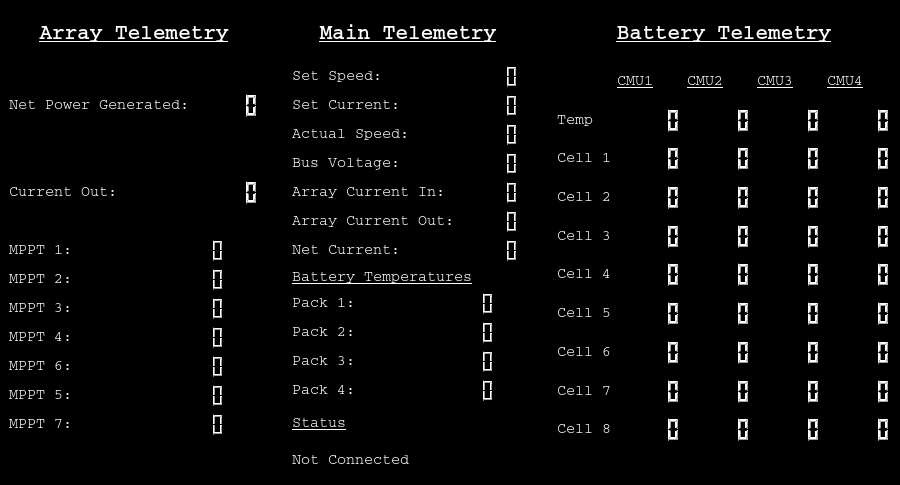
<?xml version="1.0" encoding="UTF-8"?>
<ui version="4.0">
 <class>SolarCarTestUI</class>
 <widget class="QMainWindow" name="SolarCarTestUI">
  <property name="geometry">
   <rect>
    <x>0</x>
    <y>0</y>
    <width>900</width>
    <height>485</height>
   </rect>
  </property>
  <property name="sizePolicy">
   <sizepolicy hsizetype="Preferred" vsizetype="Preferred">
    <horstretch>0</horstretch>
    <verstretch>0</verstretch>
   </sizepolicy>
  </property>
  <property name="minimumSize">
   <size>
    <width>0</width>
    <height>0</height>
   </size>
  </property>
  <property name="maximumSize">
   <size>
    <width>100000</width>
    <height>100000</height>
   </size>
  </property>
  <property name="windowTitle">
   <string>Solar Car Test UI</string>
  </property>
  <property name="windowIcon">
   <iconset>
    <normaloff>:/SolarCarTestUI/Resources/Solar Car Team Icon.ico</normaloff>:/SolarCarTestUI/Resources/Solar Car Team Icon.ico</iconset>
  </property>
  <property name="autoFillBackground">
   <bool>false</bool>
  </property>
  <property name="styleSheet">
   <string notr="true">background-color: black;
color: white;</string>
  </property>
  <widget class="QWidget" name="centralwidget">
   <property name="sizePolicy">
    <sizepolicy hsizetype="Preferred" vsizetype="Preferred">
     <horstretch>0</horstretch>
     <verstretch>0</verstretch>
    </sizepolicy>
   </property>
   <layout class="QGridLayout" name="gridLayout_2">
    <item row="1" column="0">
     <layout class="QHBoxLayout" name="horizontalLayout">
      <item>
       <layout class="QVBoxLayout" name="ArrayTelemetryLayout">
        <item>
         <widget class="QLabel" name="arrayTelemetryHeader">
          <property name="sizePolicy">
           <sizepolicy hsizetype="Preferred" vsizetype="Fixed">
            <horstretch>0</horstretch>
            <verstretch>0</verstretch>
           </sizepolicy>
          </property>
          <property name="minimumSize">
           <size>
            <width>0</width>
            <height>50</height>
           </size>
          </property>
          <property name="font">
           <font>
            <family>Courier</family>
           </font>
          </property>
          <property name="text">
           <string>&lt;html&gt;&lt;head/&gt;&lt;body&gt;&lt;p align=&quot;center&quot;&gt;&lt;span style=&quot; font-size:16pt; font-weight:600; text-decoration: underline;&quot;&gt;Array Telemetry&lt;/span&gt;&lt;/p&gt;&lt;/body&gt;&lt;/html&gt;</string>
          </property>
         </widget>
        </item>
        <item>
         <layout class="QGridLayout" name="ArrayLayout">
          <item row="1" column="0">
           <widget class="QLabel" name="currentOutHeader">
            <property name="font">
             <font>
              <family>Courier</family>
             </font>
            </property>
            <property name="text">
             <string>&lt;html&gt;&lt;head/&gt;&lt;body&gt;&lt;p&gt;&lt;span style=&quot; font-size:11pt;&quot;&gt;Current Out:&lt;/span&gt;&lt;/p&gt;&lt;/body&gt;&lt;/html&gt;</string>
            </property>
           </widget>
          </item>
          <item row="0" column="0">
           <widget class="QLabel" name="netPowerGeneratedHeader">
            <property name="font">
             <font>
              <family>Courier</family>
             </font>
            </property>
            <property name="text">
             <string>&lt;html&gt;&lt;head/&gt;&lt;body&gt;&lt;p&gt;&lt;span style=&quot; font-size:11pt;&quot;&gt;Net Power Generated:&lt;/span&gt;&lt;/p&gt;&lt;/body&gt;&lt;/html&gt;</string>
            </property>
           </widget>
          </item>
          <item row="0" column="1">
           <widget class="QLCDNumber" name="netPowerGeneratedValue">
            <property name="font">
             <font>
              <family>Courier</family>
             </font>
            </property>
           </widget>
          </item>
          <item row="1" column="1">
           <widget class="QLCDNumber" name="currentOutValue">
            <property name="font">
             <font>
              <family>Courier</family>
             </font>
            </property>
           </widget>
          </item>
         </layout>
        </item>
        <item>
         <layout class="QGridLayout" name="MPPTLayout">
          <item row="2" column="0">
           <widget class="QLabel" name="MPPT3Header">
            <property name="font">
             <font>
              <family>Courier</family>
             </font>
            </property>
            <property name="text">
             <string>&lt;html&gt;&lt;head/&gt;&lt;body&gt;&lt;p&gt;&lt;span style=&quot; font-size:11pt;&quot;&gt;MPPT 3:&lt;/span&gt;&lt;/p&gt;&lt;/body&gt;&lt;/html&gt;</string>
            </property>
           </widget>
          </item>
          <item row="3" column="1">
           <widget class="QLCDNumber" name="mppt4Value">
            <property name="font">
             <font>
              <family>Courier</family>
             </font>
            </property>
           </widget>
          </item>
          <item row="1" column="1">
           <widget class="QLCDNumber" name="mppt2Value">
            <property name="font">
             <font>
              <family>Courier</family>
             </font>
            </property>
           </widget>
          </item>
          <item row="3" column="0">
           <widget class="QLabel" name="MPPT4Header">
            <property name="font">
             <font>
              <family>Courier</family>
             </font>
            </property>
            <property name="text">
             <string>&lt;html&gt;&lt;head/&gt;&lt;body&gt;&lt;p&gt;&lt;span style=&quot; font-size:11pt;&quot;&gt;MPPT 4:&lt;/span&gt;&lt;/p&gt;&lt;/body&gt;&lt;/html&gt;</string>
            </property>
           </widget>
          </item>
          <item row="0" column="1">
           <widget class="QLCDNumber" name="mppt1Value">
            <property name="font">
             <font>
              <family>Courier</family>
             </font>
            </property>
           </widget>
          </item>
          <item row="4" column="0">
           <widget class="QLabel" name="MPPT6Header">
            <property name="font">
             <font>
              <family>Courier</family>
             </font>
            </property>
            <property name="text">
             <string>&lt;html&gt;&lt;head/&gt;&lt;body&gt;&lt;p&gt;&lt;span style=&quot; font-size:11pt;&quot;&gt;MPPT 6:&lt;/span&gt;&lt;/p&gt;&lt;/body&gt;&lt;/html&gt;</string>
            </property>
           </widget>
          </item>
          <item row="0" column="0">
           <widget class="QLabel" name="MPPT1Header">
            <property name="font">
             <font>
              <family>Courier</family>
             </font>
            </property>
            <property name="text">
             <string>&lt;html&gt;&lt;head/&gt;&lt;body&gt;&lt;p&gt;&lt;span style=&quot; font-size:11pt;&quot;&gt;MPPT 1:&lt;/span&gt;&lt;/p&gt;&lt;/body&gt;&lt;/html&gt;</string>
            </property>
           </widget>
          </item>
          <item row="1" column="0">
           <widget class="QLabel" name="MPPT2Header">
            <property name="font">
             <font>
              <family>Courier</family>
             </font>
            </property>
            <property name="text">
             <string>&lt;html&gt;&lt;head/&gt;&lt;body&gt;&lt;p&gt;&lt;span style=&quot; font-size:11pt;&quot;&gt;MPPT 2:&lt;/span&gt;&lt;/p&gt;&lt;/body&gt;&lt;/html&gt;</string>
            </property>
           </widget>
          </item>
          <item row="4" column="1">
           <widget class="QLCDNumber" name="mppt6Value">
            <property name="font">
             <font>
              <family>Courier</family>
             </font>
            </property>
           </widget>
          </item>
          <item row="6" column="0">
           <widget class="QLabel" name="MPPT7Header">
            <property name="font">
             <font>
              <family>Courier</family>
             </font>
            </property>
            <property name="text">
             <string>&lt;html&gt;&lt;head/&gt;&lt;body&gt;&lt;p&gt;&lt;span style=&quot; font-size:11pt;&quot;&gt;MPPT 7:&lt;/span&gt;&lt;/p&gt;&lt;/body&gt;&lt;/html&gt;</string>
            </property>
           </widget>
          </item>
          <item row="6" column="1">
           <widget class="QLCDNumber" name="MPPT7Value">
            <property name="font">
             <font>
              <family>Courier</family>
             </font>
            </property>
           </widget>
          </item>
          <item row="5" column="1">
           <widget class="QLCDNumber" name="mppt5Value">
            <property name="font">
             <font>
              <family>Courier</family>
             </font>
            </property>
           </widget>
          </item>
          <item row="2" column="1">
           <widget class="QLCDNumber" name="mppt3Value">
            <property name="font">
             <font>
              <family>Courier</family>
             </font>
            </property>
           </widget>
          </item>
          <item row="5" column="0">
           <widget class="QLabel" name="MPPT5Header">
            <property name="font">
             <font>
              <family>Courier</family>
             </font>
            </property>
            <property name="text">
             <string>&lt;html&gt;&lt;head/&gt;&lt;body&gt;&lt;p&gt;&lt;span style=&quot; font-size:11pt;&quot;&gt;MPPT 5:&lt;/span&gt;&lt;/p&gt;&lt;/body&gt;&lt;/html&gt;</string>
            </property>
           </widget>
          </item>
         </layout>
        </item>
        <item>
         <spacer name="verticalSpacer">
          <property name="font">
           <font>
            <family>Courier</family>
           </font>
          </property>
          <property name="orientation">
           <enum>Qt::Vertical</enum>
          </property>
          <property name="sizeType">
           <enum>QSizePolicy::Minimum</enum>
          </property>
          <property name="sizeHint" stdset="0">
           <size>
            <width>20</width>
            <height>40</height>
           </size>
          </property>
         </spacer>
        </item>
       </layout>
      </item>
      <item>
       <spacer name="horizontalSpacer">
        <property name="font">
         <font>
          <family>Courier</family>
         </font>
        </property>
        <property name="orientation">
         <enum>Qt::Horizontal</enum>
        </property>
        <property name="sizeHint" stdset="0">
         <size>
          <width>40</width>
          <height>20</height>
         </size>
        </property>
       </spacer>
      </item>
      <item>
       <layout class="QVBoxLayout" name="MaintelemetryLayout">
        <item>
         <widget class="QLabel" name="mainTelemetryHeader">
          <property name="sizePolicy">
           <sizepolicy hsizetype="Preferred" vsizetype="Fixed">
            <horstretch>0</horstretch>
            <verstretch>0</verstretch>
           </sizepolicy>
          </property>
          <property name="minimumSize">
           <size>
            <width>0</width>
            <height>50</height>
           </size>
          </property>
          <property name="font">
           <font>
            <family>Courier</family>
           </font>
          </property>
          <property name="text">
           <string>&lt;html&gt;&lt;head/&gt;&lt;body&gt;&lt;p align=&quot;center&quot;&gt;&lt;span style=&quot; font-size:16pt; font-weight:600; text-decoration: underline;&quot;&gt;Main Telemetry&lt;/span&gt;&lt;/p&gt;&lt;/body&gt;&lt;/html&gt;</string>
          </property>
         </widget>
        </item>
        <item>
         <layout class="QGridLayout" name="mainLayout">
          <item row="1" column="1">
           <widget class="QLCDNumber" name="driverSetCurrentValue">
            <property name="font">
             <font>
              <family>Courier</family>
             </font>
            </property>
           </widget>
          </item>
          <item row="0" column="1">
           <widget class="QLCDNumber" name="driverSetSpeedValue">
            <property name="font">
             <font>
              <family>Courier</family>
             </font>
            </property>
           </widget>
          </item>
          <item row="1" column="0">
           <widget class="QLabel" name="setCurrentHeader">
            <property name="font">
             <font>
              <family>Courier</family>
             </font>
            </property>
            <property name="text">
             <string>&lt;html&gt;&lt;head/&gt;&lt;body&gt;&lt;p&gt;&lt;span style=&quot; font-size:11pt;&quot;&gt;Set Current:&lt;/span&gt;&lt;/p&gt;&lt;/body&gt;&lt;/html&gt;</string>
            </property>
           </widget>
          </item>
          <item row="5" column="0">
           <widget class="QLabel" name="arrayCurrentOutHeader">
            <property name="font">
             <font>
              <family>Courier</family>
             </font>
            </property>
            <property name="text">
             <string>&lt;html&gt;&lt;head/&gt;&lt;body&gt;&lt;p&gt;&lt;span style=&quot; font-size:11pt;&quot;&gt;Array Current Out:&lt;/span&gt;&lt;/p&gt;&lt;/body&gt;&lt;/html&gt;</string>
            </property>
           </widget>
          </item>
          <item row="5" column="1">
           <widget class="QLCDNumber" name="arrayCurrentOutValue">
            <property name="font">
             <font>
              <family>Courier</family>
             </font>
            </property>
           </widget>
          </item>
          <item row="6" column="0">
           <widget class="QLabel" name="netCurrentHeader">
            <property name="font">
             <font>
              <family>Courier</family>
             </font>
            </property>
            <property name="text">
             <string>&lt;html&gt;&lt;head/&gt;&lt;body&gt;&lt;p&gt;&lt;span style=&quot; font-size:11pt;&quot;&gt;Net Current:&lt;/span&gt;&lt;/p&gt;&lt;/body&gt;&lt;/html&gt;</string>
            </property>
           </widget>
          </item>
          <item row="6" column="1">
           <widget class="QLCDNumber" name="netCurrentValue">
            <property name="font">
             <font>
              <family>Courier</family>
             </font>
            </property>
           </widget>
          </item>
          <item row="4" column="1">
           <widget class="QLCDNumber" name="arrayCurrentInValue">
            <property name="font">
             <font>
              <family>Courier</family>
             </font>
            </property>
           </widget>
          </item>
          <item row="3" column="0">
           <widget class="QLabel" name="busVoltageHeader">
            <property name="font">
             <font>
              <family>Courier</family>
             </font>
            </property>
            <property name="text">
             <string>&lt;html&gt;&lt;head/&gt;&lt;body&gt;&lt;p&gt;&lt;span style=&quot; font-size:11pt;&quot;&gt;Bus Voltage:&lt;/span&gt;&lt;/p&gt;&lt;/body&gt;&lt;/html&gt;</string>
            </property>
           </widget>
          </item>
          <item row="3" column="1">
           <widget class="QLCDNumber" name="busVoltageValue">
            <property name="font">
             <font>
              <family>Courier</family>
             </font>
            </property>
           </widget>
          </item>
          <item row="2" column="1">
           <widget class="QLCDNumber" name="vehicleVelocityKphValue">
            <property name="font">
             <font>
              <family>Courier</family>
             </font>
            </property>
           </widget>
          </item>
          <item row="4" column="0">
           <widget class="QLabel" name="arrayCurrentInHeader">
            <property name="font">
             <font>
              <family>Courier</family>
             </font>
            </property>
            <property name="text">
             <string>&lt;html&gt;&lt;head/&gt;&lt;body&gt;&lt;p&gt;&lt;span style=&quot; font-size:11pt;&quot;&gt;Array Current In:&lt;/span&gt;&lt;/p&gt;&lt;/body&gt;&lt;/html&gt;</string>
            </property>
           </widget>
          </item>
          <item row="0" column="0">
           <widget class="QLabel" name="setSpeedHeader">
            <property name="font">
             <font>
              <family>Courier</family>
             </font>
            </property>
            <property name="text">
             <string>&lt;html&gt;&lt;head/&gt;&lt;body&gt;&lt;p&gt;&lt;span style=&quot; font-size:11pt;&quot;&gt;Set Speed:&lt;/span&gt;&lt;/p&gt;&lt;/body&gt;&lt;/html&gt;</string>
            </property>
           </widget>
          </item>
          <item row="2" column="0">
           <widget class="QLabel" name="actualSpeedHeader">
            <property name="font">
             <font>
              <family>Courier</family>
             </font>
            </property>
            <property name="text">
             <string>&lt;html&gt;&lt;head/&gt;&lt;body&gt;&lt;p&gt;&lt;span style=&quot; font-size:11pt;&quot;&gt;Actual Speed:&lt;/span&gt;&lt;/p&gt;&lt;/body&gt;&lt;/html&gt;</string>
            </property>
           </widget>
          </item>
         </layout>
        </item>
        <item>
         <layout class="QVBoxLayout" name="BatteryTemperaturesLayout">
          <item>
           <widget class="QLabel" name="batteryTemperaturesHeader">
            <property name="font">
             <font>
              <family>Courier</family>
             </font>
            </property>
            <property name="text">
             <string>&lt;html&gt;&lt;head/&gt;&lt;body&gt;&lt;p&gt;&lt;span style=&quot; font-size:11pt; text-decoration: underline;&quot;&gt;Battery Temperatures&lt;/span&gt;&lt;/p&gt;&lt;/body&gt;&lt;/html&gt;</string>
            </property>
           </widget>
          </item>
          <item>
           <layout class="QGridLayout" name="PackLayouts">
            <item row="0" column="1">
             <widget class="QLCDNumber" name="mod0PcbTemperatureValue">
              <property name="font">
               <font>
                <family>Courier</family>
               </font>
              </property>
             </widget>
            </item>
            <item row="3" column="1">
             <widget class="QLCDNumber" name="mod4PcbTemperatureValue">
              <property name="font">
               <font>
                <family>Courier</family>
               </font>
              </property>
             </widget>
            </item>
            <item row="1" column="1">
             <widget class="QLCDNumber" name="mod1PcbTemperatureValue">
              <property name="font">
               <font>
                <family>Courier</family>
               </font>
              </property>
             </widget>
            </item>
            <item row="0" column="0">
             <widget class="QLabel" name="pack1Header">
              <property name="font">
               <font>
                <family>Courier</family>
               </font>
              </property>
              <property name="text">
               <string>&lt;html&gt;&lt;head/&gt;&lt;body&gt;&lt;p&gt;&lt;span style=&quot; font-size:11pt;&quot;&gt;Pack 1:&lt;/span&gt;&lt;/p&gt;&lt;/body&gt;&lt;/html&gt;</string>
              </property>
             </widget>
            </item>
            <item row="2" column="1">
             <widget class="QLCDNumber" name="mod3PcbTemperatureValue">
              <property name="font">
               <font>
                <family>Courier</family>
               </font>
              </property>
             </widget>
            </item>
            <item row="1" column="0">
             <widget class="QLabel" name="pack2Header">
              <property name="font">
               <font>
                <family>Courier</family>
               </font>
              </property>
              <property name="text">
               <string>&lt;html&gt;&lt;head/&gt;&lt;body&gt;&lt;p&gt;&lt;span style=&quot; font-size:11pt;&quot;&gt;Pack 2:&lt;/span&gt;&lt;/p&gt;&lt;/body&gt;&lt;/html&gt;</string>
              </property>
             </widget>
            </item>
            <item row="2" column="0">
             <widget class="QLabel" name="pack3Header">
              <property name="font">
               <font>
                <family>Courier</family>
               </font>
              </property>
              <property name="text">
               <string>&lt;html&gt;&lt;head/&gt;&lt;body&gt;&lt;p&gt;&lt;span style=&quot; font-size:11pt;&quot;&gt;Pack 3:&lt;/span&gt;&lt;/p&gt;&lt;/body&gt;&lt;/html&gt;</string>
              </property>
             </widget>
            </item>
            <item row="3" column="0">
             <widget class="QLabel" name="pack4Header">
              <property name="font">
               <font>
                <family>Courier</family>
               </font>
              </property>
              <property name="text">
               <string>&lt;html&gt;&lt;head/&gt;&lt;body&gt;&lt;p&gt;&lt;span style=&quot; font-size:11pt;&quot;&gt;Pack 4:&lt;/span&gt;&lt;/p&gt;&lt;/body&gt;&lt;/html&gt;</string>
              </property>
             </widget>
            </item>
           </layout>
          </item>
         </layout>
        </item>
        <item>
         <layout class="QVBoxLayout" name="StatusLayout">
          <item>
           <widget class="QLabel" name="pack4Header_2">
            <property name="font">
             <font>
              <family>Courier</family>
             </font>
            </property>
            <property name="text">
             <string>&lt;html&gt;&lt;head/&gt;&lt;body&gt;&lt;p&gt;&lt;span style=&quot; font-size:11pt; text-decoration: underline;&quot;&gt;Status&lt;/span&gt;&lt;/p&gt;&lt;/body&gt;&lt;/html&gt;</string>
            </property>
           </widget>
          </item>
          <item>
           <widget class="QLabel" name="mainStatus">
            <property name="font">
             <font>
              <family>Courier</family>
             </font>
            </property>
            <property name="text">
             <string>&lt;html&gt;&lt;head/&gt;&lt;body&gt;&lt;p&gt;&lt;span style=&quot; font-size:11pt;&quot;&gt;Not Connected&lt;/span&gt;&lt;/p&gt;&lt;/body&gt;&lt;/html&gt;</string>
            </property>
           </widget>
          </item>
         </layout>
        </item>
       </layout>
      </item>
      <item>
       <spacer name="horizontalSpacer_2">
        <property name="font">
         <font>
          <family>Courier</family>
         </font>
        </property>
        <property name="orientation">
         <enum>Qt::Horizontal</enum>
        </property>
        <property name="sizeHint" stdset="0">
         <size>
          <width>40</width>
          <height>20</height>
         </size>
        </property>
       </spacer>
      </item>
      <item>
       <layout class="QVBoxLayout" name="BatteryTelemetryLayout">
        <item>
         <widget class="QLabel" name="batteryTelemetryHeader">
          <property name="sizePolicy">
           <sizepolicy hsizetype="Preferred" vsizetype="Fixed">
            <horstretch>0</horstretch>
            <verstretch>0</verstretch>
           </sizepolicy>
          </property>
          <property name="minimumSize">
           <size>
            <width>50</width>
            <height>50</height>
           </size>
          </property>
          <property name="font">
           <font>
            <family>Courier</family>
           </font>
          </property>
          <property name="text">
           <string>&lt;html&gt;&lt;head/&gt;&lt;body&gt;&lt;p align=&quot;center&quot;&gt;&lt;span style=&quot; font-size:16pt; font-weight:600; text-decoration: underline;&quot;&gt;Battery Telemetry&lt;/span&gt;&lt;/p&gt;&lt;/body&gt;&lt;/html&gt;</string>
          </property>
         </widget>
        </item>
        <item>
         <layout class="QGridLayout" name="CMULayout">
          <item row="5" column="4">
           <widget class="QLCDNumber" name="mod3CellVoltage3Value">
            <property name="font">
             <font>
              <family>Courier</family>
             </font>
            </property>
           </widget>
          </item>
          <item row="1" column="2">
           <widget class="QLCDNumber" name="mod1PcbTemperatureGridValue">
            <property name="font">
             <font>
              <family>Courier</family>
             </font>
            </property>
           </widget>
          </item>
          <item row="2" column="0">
           <widget class="QLabel" name="Cell1Header">
            <property name="font">
             <font>
              <family>Courier</family>
             </font>
            </property>
            <property name="text">
             <string>&lt;html&gt;&lt;head/&gt;&lt;body&gt;&lt;p&gt;&lt;span style=&quot; font-size:11pt;&quot;&gt;Cell 1&lt;/span&gt;&lt;/p&gt;&lt;/body&gt;&lt;/html&gt;</string>
            </property>
           </widget>
          </item>
          <item row="0" column="4">
           <widget class="QLabel" name="cmu4Header">
            <property name="font">
             <font>
              <family>Courier</family>
             </font>
            </property>
            <property name="text">
             <string>&lt;html&gt;&lt;head/&gt;&lt;body&gt;&lt;p&gt;&lt;span style=&quot; font-size:11pt; text-decoration: underline;&quot;&gt;CMU4&lt;/span&gt;&lt;/p&gt;&lt;/body&gt;&lt;/html&gt;</string>
            </property>
           </widget>
          </item>
          <item row="0" column="3">
           <widget class="QLabel" name="cmu3Header">
            <property name="font">
             <font>
              <family>Courier</family>
             </font>
            </property>
            <property name="text">
             <string>&lt;html&gt;&lt;head/&gt;&lt;body&gt;&lt;p&gt;&lt;span style=&quot; font-size:11pt; text-decoration: underline;&quot;&gt;CMU3&lt;/span&gt;&lt;/p&gt;&lt;/body&gt;&lt;/html&gt;</string>
            </property>
           </widget>
          </item>
          <item row="1" column="4">
           <widget class="QLCDNumber" name="mod3PcbTemperatureGrid">
            <property name="font">
             <font>
              <family>Courier</family>
             </font>
            </property>
           </widget>
          </item>
          <item row="1" column="3">
           <widget class="QLCDNumber" name="mod2PcbTemperatureGrid">
            <property name="font">
             <font>
              <family>Courier</family>
             </font>
            </property>
           </widget>
          </item>
          <item row="0" column="1">
           <widget class="QLabel" name="cmu1Header">
            <property name="font">
             <font>
              <family>Courier</family>
             </font>
            </property>
            <property name="text">
             <string>&lt;html&gt;&lt;head/&gt;&lt;body&gt;&lt;p&gt;&lt;span style=&quot; font-size:11pt; text-decoration: underline;&quot;&gt;CMU1&lt;/span&gt;&lt;/p&gt;&lt;/body&gt;&lt;/html&gt;</string>
            </property>
           </widget>
          </item>
          <item row="0" column="2">
           <widget class="QLabel" name="cmu2Header">
            <property name="font">
             <font>
              <family>Courier</family>
             </font>
            </property>
            <property name="text">
             <string>&lt;html&gt;&lt;head/&gt;&lt;body&gt;&lt;p&gt;&lt;span style=&quot; font-size:11pt; text-decoration: underline;&quot;&gt;CMU2&lt;/span&gt;&lt;/p&gt;&lt;/body&gt;&lt;/html&gt;</string>
            </property>
           </widget>
          </item>
          <item row="9" column="3">
           <widget class="QLCDNumber" name="mod2CellVoltage7Value">
            <property name="font">
             <font>
              <family>Courier</family>
             </font>
            </property>
           </widget>
          </item>
          <item row="3" column="3">
           <widget class="QLCDNumber" name="mod2CellVoltage1Value">
            <property name="font">
             <font>
              <family>Courier</family>
             </font>
            </property>
           </widget>
          </item>
          <item row="2" column="3">
           <widget class="QLCDNumber" name="mod2CellVoltage0Value">
            <property name="font">
             <font>
              <family>Courier</family>
             </font>
            </property>
           </widget>
          </item>
          <item row="4" column="3">
           <widget class="QLCDNumber" name="mod2CellVoltage2Value">
            <property name="font">
             <font>
              <family>Courier</family>
             </font>
            </property>
           </widget>
          </item>
          <item row="5" column="3">
           <widget class="QLCDNumber" name="mod2CellVoltage3Value">
            <property name="font">
             <font>
              <family>Courier</family>
             </font>
            </property>
           </widget>
          </item>
          <item row="7" column="3">
           <widget class="QLCDNumber" name="mod2CellVoltage5Value">
            <property name="font">
             <font>
              <family>Courier</family>
             </font>
            </property>
           </widget>
          </item>
          <item row="6" column="3">
           <widget class="QLCDNumber" name="mod2CellVoltage4Value">
            <property name="font">
             <font>
              <family>Courier</family>
             </font>
            </property>
           </widget>
          </item>
          <item row="8" column="3">
           <widget class="QLCDNumber" name="mod2CellVoltage6Value">
            <property name="font">
             <font>
              <family>Courier</family>
             </font>
            </property>
           </widget>
          </item>
          <item row="9" column="2">
           <widget class="QLCDNumber" name="mod1CellVoltage7Value">
            <property name="font">
             <font>
              <family>Courier</family>
             </font>
            </property>
           </widget>
          </item>
          <item row="4" column="4">
           <widget class="QLCDNumber" name="mod3CellVoltage2Value">
            <property name="font">
             <font>
              <family>Courier</family>
             </font>
            </property>
           </widget>
          </item>
          <item row="3" column="4">
           <widget class="QLCDNumber" name="mod3CellVoltage1Value">
            <property name="font">
             <font>
              <family>Courier</family>
             </font>
            </property>
           </widget>
          </item>
          <item row="6" column="4">
           <widget class="QLCDNumber" name="mod3CellVoltage4Value">
            <property name="font">
             <font>
              <family>Courier</family>
             </font>
            </property>
           </widget>
          </item>
          <item row="7" column="4">
           <widget class="QLCDNumber" name="mod3CellVoltage5Value">
            <property name="font">
             <font>
              <family>Courier</family>
             </font>
            </property>
           </widget>
          </item>
          <item row="8" column="4">
           <widget class="QLCDNumber" name="mod3CellVoltage6Value">
            <property name="font">
             <font>
              <family>Courier</family>
             </font>
            </property>
           </widget>
          </item>
          <item row="9" column="4">
           <widget class="QLCDNumber" name="mod3CellVoltage7Value">
            <property name="font">
             <font>
              <family>Courier</family>
             </font>
            </property>
           </widget>
          </item>
          <item row="2" column="4">
           <widget class="QLCDNumber" name="mod3CellVoltage0Value">
            <property name="font">
             <font>
              <family>Courier</family>
             </font>
            </property>
           </widget>
          </item>
          <item row="9" column="1">
           <widget class="QLCDNumber" name="mod0CellVoltage7Value">
            <property name="font">
             <font>
              <family>Courier</family>
             </font>
            </property>
           </widget>
          </item>
          <item row="3" column="2">
           <widget class="QLCDNumber" name="mod1CellVoltage1Value">
            <property name="font">
             <font>
              <family>Courier</family>
             </font>
            </property>
           </widget>
          </item>
          <item row="2" column="2">
           <widget class="QLCDNumber" name="mod1CellVoltage0Value">
            <property name="font">
             <font>
              <family>Courier</family>
             </font>
            </property>
           </widget>
          </item>
          <item row="5" column="2">
           <widget class="QLCDNumber" name="mod1CellVoltage3Value">
            <property name="font">
             <font>
              <family>Courier</family>
             </font>
            </property>
           </widget>
          </item>
          <item row="4" column="2">
           <widget class="QLCDNumber" name="mod1CellVoltage2Value">
            <property name="font">
             <font>
              <family>Courier</family>
             </font>
            </property>
           </widget>
          </item>
          <item row="6" column="2">
           <widget class="QLCDNumber" name="mod1CellVoltage4Value">
            <property name="font">
             <font>
              <family>Courier</family>
             </font>
            </property>
           </widget>
          </item>
          <item row="9" column="0">
           <widget class="QLabel" name="Cell8Header">
            <property name="font">
             <font>
              <family>Courier</family>
             </font>
            </property>
            <property name="text">
             <string>&lt;html&gt;&lt;head/&gt;&lt;body&gt;&lt;p&gt;&lt;span style=&quot; font-size:11pt;&quot;&gt;Cell 8&lt;/span&gt;&lt;/p&gt;&lt;/body&gt;&lt;/html&gt;</string>
            </property>
           </widget>
          </item>
          <item row="7" column="2">
           <widget class="QLCDNumber" name="mod1CellVoltage5Value">
            <property name="font">
             <font>
              <family>Courier</family>
             </font>
            </property>
           </widget>
          </item>
          <item row="7" column="0">
           <widget class="QLabel" name="Cell6Header">
            <property name="font">
             <font>
              <family>Courier</family>
             </font>
            </property>
            <property name="text">
             <string>&lt;html&gt;&lt;head/&gt;&lt;body&gt;&lt;p&gt;&lt;span style=&quot; font-size:11pt;&quot;&gt;Cell 6&lt;/span&gt;&lt;/p&gt;&lt;/body&gt;&lt;/html&gt;</string>
            </property>
           </widget>
          </item>
          <item row="3" column="0">
           <widget class="QLabel" name="Cell2Header">
            <property name="font">
             <font>
              <family>Courier</family>
             </font>
            </property>
            <property name="text">
             <string>&lt;html&gt;&lt;head/&gt;&lt;body&gt;&lt;p&gt;&lt;span style=&quot; font-size:11pt;&quot;&gt;Cell 2&lt;/span&gt;&lt;/p&gt;&lt;/body&gt;&lt;/html&gt;</string>
            </property>
           </widget>
          </item>
          <item row="6" column="0">
           <widget class="QLabel" name="Cell5Header">
            <property name="font">
             <font>
              <family>Courier</family>
             </font>
            </property>
            <property name="text">
             <string>&lt;html&gt;&lt;head/&gt;&lt;body&gt;&lt;p&gt;&lt;span style=&quot; font-size:11pt;&quot;&gt;Cell 5&lt;/span&gt;&lt;/p&gt;&lt;/body&gt;&lt;/html&gt;</string>
            </property>
           </widget>
          </item>
          <item row="4" column="0">
           <widget class="QLabel" name="Cell3Header">
            <property name="font">
             <font>
              <family>Courier</family>
             </font>
            </property>
            <property name="text">
             <string>&lt;html&gt;&lt;head/&gt;&lt;body&gt;&lt;p&gt;&lt;span style=&quot; font-size:11pt;&quot;&gt;Cell 3&lt;/span&gt;&lt;/p&gt;&lt;/body&gt;&lt;/html&gt;</string>
            </property>
           </widget>
          </item>
          <item row="5" column="0">
           <widget class="QLabel" name="Cell4Header">
            <property name="font">
             <font>
              <family>Courier</family>
             </font>
            </property>
            <property name="text">
             <string>&lt;html&gt;&lt;head/&gt;&lt;body&gt;&lt;p&gt;&lt;span style=&quot; font-size:11pt;&quot;&gt;Cell 4&lt;/span&gt;&lt;/p&gt;&lt;/body&gt;&lt;/html&gt;</string>
            </property>
           </widget>
          </item>
          <item row="8" column="0">
           <widget class="QLabel" name="Cell7Header">
            <property name="font">
             <font>
              <family>Courier</family>
             </font>
            </property>
            <property name="text">
             <string>&lt;html&gt;&lt;head/&gt;&lt;body&gt;&lt;p&gt;&lt;span style=&quot; font-size:11pt;&quot;&gt;Cell 7&lt;/span&gt;&lt;/p&gt;&lt;/body&gt;&lt;/html&gt;</string>
            </property>
           </widget>
          </item>
          <item row="1" column="0">
           <widget class="QLabel" name="cmuTempHeader">
            <property name="font">
             <font>
              <family>Courier</family>
             </font>
            </property>
            <property name="text">
             <string>&lt;html&gt;&lt;head/&gt;&lt;body&gt;&lt;p&gt;&lt;span style=&quot; font-size:11pt;&quot;&gt;Temp&lt;/span&gt;&lt;/p&gt;&lt;/body&gt;&lt;/html&gt;</string>
            </property>
           </widget>
          </item>
          <item row="2" column="1">
           <widget class="QLCDNumber" name="mod0CellVoltage0Value">
            <property name="font">
             <font>
              <family>Courier</family>
             </font>
            </property>
           </widget>
          </item>
          <item row="1" column="1">
           <widget class="QLCDNumber" name="mod0PcbTemperatureGridValue">
            <property name="font">
             <font>
              <family>Courier</family>
             </font>
            </property>
           </widget>
          </item>
          <item row="3" column="1">
           <widget class="QLCDNumber" name="mod0CellVoltage1Value">
            <property name="font">
             <font>
              <family>Courier</family>
             </font>
            </property>
           </widget>
          </item>
          <item row="4" column="1">
           <widget class="QLCDNumber" name="mod0CellVoltage2Value">
            <property name="font">
             <font>
              <family>Courier</family>
             </font>
            </property>
           </widget>
          </item>
          <item row="5" column="1">
           <widget class="QLCDNumber" name="mod0CellVoltage3Value">
            <property name="font">
             <font>
              <family>Courier</family>
             </font>
            </property>
           </widget>
          </item>
          <item row="8" column="2">
           <widget class="QLCDNumber" name="mod1CellVoltage6Value">
            <property name="font">
             <font>
              <family>Courier</family>
             </font>
            </property>
           </widget>
          </item>
          <item row="6" column="1">
           <widget class="QLCDNumber" name="mod0CellVoltage4Value">
            <property name="font">
             <font>
              <family>Courier</family>
             </font>
            </property>
           </widget>
          </item>
          <item row="8" column="1">
           <widget class="QLCDNumber" name="mod0CellVoltage6Value">
            <property name="font">
             <font>
              <family>Courier</family>
             </font>
            </property>
           </widget>
          </item>
          <item row="7" column="1">
           <widget class="QLCDNumber" name="mod0CellVoltage5Value">
            <property name="font">
             <font>
              <family>Courier</family>
             </font>
            </property>
           </widget>
          </item>
         </layout>
        </item>
        <item>
         <spacer name="verticalSpacer_2">
          <property name="font">
           <font>
            <family>Courier</family>
           </font>
          </property>
          <property name="orientation">
           <enum>Qt::Vertical</enum>
          </property>
          <property name="sizeType">
           <enum>QSizePolicy::Minimum</enum>
          </property>
          <property name="sizeHint" stdset="0">
           <size>
            <width>20</width>
            <height>30</height>
           </size>
          </property>
         </spacer>
        </item>
       </layout>
      </item>
     </layout>
    </item>
   </layout>
   <zorder>mainTelemetryHeader</zorder>
   <zorder>arrayTelemetryHeader</zorder>
   <zorder>batteryTelemetryHeader</zorder>
   <zorder>MPPT1Header</zorder>
   <zorder>MPPT2Header</zorder>
   <zorder>MPPT3Header</zorder>
   <zorder>setSpeedHeader</zorder>
   <zorder>setCurrentHeader</zorder>
   <zorder>actualSpeedHeader</zorder>
   <zorder>busVoltageHeader</zorder>
   <zorder>arrayCurrentInHeader</zorder>
   <zorder>arrayCurrentOutHeader</zorder>
   <zorder>netCurrentHeader</zorder>
   <zorder>batteryTemperaturesHeader</zorder>
   <zorder>pack1Header</zorder>
   <zorder>pack4Header_2</zorder>
   <zorder>cmu1Header</zorder>
   <zorder>cmu2Header</zorder>
   <zorder>cmu3Header</zorder>
   <zorder>cmu4Header</zorder>
   <zorder>Cell1Header</zorder>
   <zorder>Cell2Header</zorder>
   <zorder>Cell3Header</zorder>
   <zorder>Cell4Header</zorder>
   <zorder>Cell5Header</zorder>
   <zorder>Cell6Header</zorder>
   <zorder>Cell7Header</zorder>
   <zorder>Cell8Header</zorder>
   <zorder>line</zorder>
   <zorder>line_2</zorder>
   <zorder>line_3</zorder>
   <zorder>line_5</zorder>
   <zorder>line_6</zorder>
   <zorder>line_7</zorder>
   <zorder>line_8</zorder>
   <zorder>line_9</zorder>
   <zorder>line_10</zorder>
   <zorder>line_11</zorder>
   <zorder>line_12</zorder>
   <zorder>line_13</zorder>
   <zorder>line_14</zorder>
   <zorder>driverSetSpeedValue</zorder>
   <zorder>driverSetCurrentValue</zorder>
   <zorder>busVoltageValue</zorder>
   <zorder>arrayCurrentInValue</zorder>
   <zorder>arrayCurrentOutValue</zorder>
   <zorder>netCurrentValue</zorder>
   <zorder>mod0PcbTemperatureValue</zorder>
   <zorder>mod1PcbTemperatureValue</zorder>
   <zorder>mod3PcbTemperatureValue</zorder>
   <zorder>mod4PcbTemperatureValue</zorder>
   <zorder>mod0CellVoltage0Value</zorder>
   <zorder>mod0CellVoltage1Value</zorder>
   <zorder>mod0CellVoltage2Value</zorder>
   <zorder>mod0CellVoltage3Value</zorder>
   <zorder>mod0CellVoltage4Value</zorder>
   <zorder>mod0CellVoltage5Value</zorder>
   <zorder>cmuTempHeader</zorder>
   <zorder>line_15</zorder>
   <zorder>mainStatus</zorder>
   <zorder>mod0CellVoltage6Value</zorder>
   <zorder>mod0CellVoltage7Value</zorder>
   <zorder>mod0PcbTemperatureGridValue</zorder>
   <zorder>mod1PcbTemperatureGridValue</zorder>
   <zorder>mod2PcbTemperatureGrid</zorder>
   <zorder>mod3PcbTemperatureGrid</zorder>
   <zorder>mod1CellVoltage0Value</zorder>
   <zorder>mod1CellVoltage1Value</zorder>
   <zorder>mod1CellVoltage2Value</zorder>
   <zorder>mod1CellVoltage3Value</zorder>
   <zorder>mod1CellVoltage4Value</zorder>
   <zorder>mod1CellVoltage5Value</zorder>
   <zorder>mod1CellVoltage6Value</zorder>
   <zorder>mod1CellVoltage7Value</zorder>
   <zorder>mod2CellVoltage0Value</zorder>
   <zorder>mod2CellVoltage1Value</zorder>
   <zorder>mod2CellVoltage2Value</zorder>
   <zorder>mod2CellVoltage3Value</zorder>
   <zorder>mod2CellVoltage4Value</zorder>
   <zorder>mod2CellVoltage5Value</zorder>
   <zorder>mod2CellVoltage6Value</zorder>
   <zorder>mod2CellVoltage7Value</zorder>
   <zorder>mod3CellVoltage0Value</zorder>
   <zorder>mod3CellVoltage1Value</zorder>
   <zorder>mod3CellVoltage2Value</zorder>
   <zorder>mod3CellVoltage3Value</zorder>
   <zorder>mod3CellVoltage4Value</zorder>
   <zorder>mod3CellVoltage5Value</zorder>
   <zorder>mod3CellVoltage6Value</zorder>
   <zorder>mod3CellVoltage7Value</zorder>
   <zorder>mod0PcbTemperatureValue</zorder>
   <zorder>mod1PcbTemperatureValue</zorder>
   <zorder>mod3PcbTemperatureValue</zorder>
   <zorder>batteryTemperaturesHeader</zorder>
   <zorder>mod3PcbTemperatureValue</zorder>
   <zorder>setSpeedHeader</zorder>
   <zorder>driverSetSpeedValue</zorder>
   <zorder>actualSpeedHeader</zorder>
   <zorder>gridLayoutWidget</zorder>
   <zorder>gridLayoutWidget_2</zorder>
   <zorder>gridLayoutWidget_3</zorder>
   <zorder>gridLayoutWidget</zorder>
   <zorder></zorder>
  </widget>
 </widget>
 <resources/>
 <connections/>
</ui>
